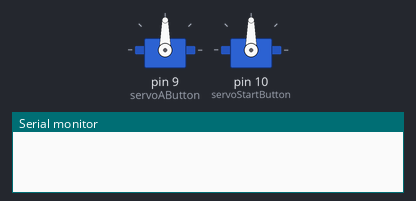
This sketch was run on a simulated Arduino Uno, built with avr-gcc and run on an emulated ATmega328P. Parts: 2 × servo, the last lines printed to the serial monitor.

Above: at 0.1 s.
At 14.9 s:
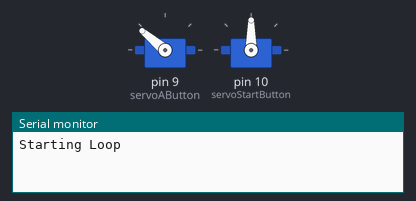
At 40.0 s:
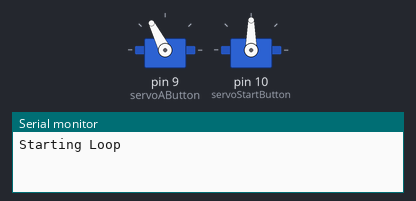
Timing chart, 0 to 40.0 s (numbered marks = the images above):
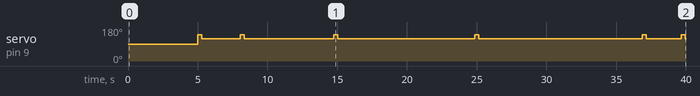

Measured:
- by itself, servo on pin 9 (servoAButton): 90° → 140° at 5.0 s, → 117° 0.30 s later, → 140° 2.8 s later, → 117° 0.30 s later, … (12 changes in this stretch)

The sketch:

Shiny_Rowlet.ino
```cpp
/*
Authors: Antonella Ruales and Joaquín Ruales

This program runs in the Arduino. It uses a servo motor to control the 3DS buttons and go through the game dialogs until the Rowlet naming screen appears. Then, it calls the host computer (which should be running the Python program) to ask it to take a screen capture with the webcam and determine if the Rowlet is shiny or not. If the Rowlet is shiny (this is a rare event), then the program stops. If the Rowlet is not shiny, then the Arduino performs a soft reset and loops back again.
*/

// include the Servo library
#include <Servo.h>

// create servo objects
Servo servoAButton;
Servo servoStartButton;

bool keepLooping = true;

void setup() {
  servoAButton.attach(9); // attaches the servo on pin 11 to the servo object
  servoStartButton.attach(10);  // attaches the servo on pin 13 to the servo object

  Serial.begin(9600); // open a serial connection to your computer
}

// Holds the A button down for the specified amount of milliseconds. pressDurationInMS should be at least 100 for best results.
void pressAButton(int pressDurationInMS) {
  servoAButton.write(140); // set servo angle
  delay(pressDurationInMS);   // wait
  servoAButton.write(117); // set servo angle
}

// Holds the Start button down for the specified amount of milliseconds. pressDurationInMS should be at least 100 for best results.
void pressStartButton(int pressDurationInMS) {
  servoStartButton.write(55); // set servo angle
  delay(pressDurationInMS);       // wait
  servoStartButton.write(73); // set servo angle
}

void loop() {
  delay(5000); // wait 5 seconds before start of program
  if (keepLooping) {
    Serial.println("Starting Loop");

    pressAButton(300); // skip title screen
    delay(2750);
    pressAButton(300); // select saved game
    delay(6400); // character walks to grass
    pressAButton(300); // skip text "Something is coming at you from the tall grass!"
    delay(9800); // Yungus appears
    pressAButton(300); // skip text "Yaaahhhh!!!"
    delay(11700); // starter Pokemons appear and defend character against Yungus. Camera moves to rowlet
    pressAButton(300); // skip text "Hooo!"
    delay(2500); // camera moves to Litten
    pressAButton(300); // skip text "Mraaarrr!"
    delay(2400); // camera moves to Poplio
    pressAButton(300); // skip text "Bwark! Bwark!"
    delay(2400); // camera moves to Yungus
    pressAButton(300); // skip text "Ya...yah..."
    delay(16900); // Yungus runs away. Camera shows professor
    Serial.println("Hey there, cousin!");
    pressAButton(300); // skip text "Hey there, cousin!"
    delay(2900);
    pressAButton(300); // skip text "Hang on, I know you... You're [Name], right?!"
    delay(700);
    pressAButton(300); // skip text "You OK? I saw you get attacked like that!"
    delay(300);
    pressAButton(300); // select option "Yeah, I got a bit of help"
    delay(2990);
    pressAButton(300); // skip text "Looks like you did! Though I sure didn't expect that, yeah..."
    delay(900);
    pressAButton(300); // skip text "I didn't think these little fellows would dash out on their own to help save a stranger!"
    delay(1090);
    pressAButton(300); // skip text "But I guess I'm getting ahead of myself"
    delay(720);
    pressAButton(300); // skip text "Welcome to Alola, the Pokemon paradise! That's what I'm supposed to be saying."
    delay(700);
    pressAButton(300); // skip text "I'm Kukui, yeah. The Pokemon Professor"
    delay(1420);
    pressAButton(300); // skip text "People and Pokemon live and work together here in Alola, too."
    delay(650);
    pressAButton(300); // skip text "Don't you ever forget..."
    delay(690);
    pressAButton(300); // skip text "You can go anywhere, yeah, as long as you got Pokemon in your corner!"
    delay(860);
    pressAButton(300); // skip text "Wild Pokemon could be lurking in the tall grass, yeah, just waiting to leap out and bite you, but"
    delay(600);
    pressAButton(300); // skip text "you'll be fine if you've got a partner of your own!"
    delay(700); // camera shows starter Pokemons
    pressAButton(300); // skip text "Hey there!"
    delay(670);
    pressAButton(300); // skip text "Here, let me introduce the Pokemon that helped you just now"
    delay(4690);
    pressAButton(300); // skip text "This is the Grass-type Pokemon Rowlet"
    delay(2590);
    Serial.println("Hoo!");
    pressAButton(300); // skip text "Hoo!"
    delay(1900);
    pressAButton(300); // skip text "And the Fire-type Pokemon Litten"
    delay(2220);
    Serial.println("Mrawr.");
    pressAButton(300); // skip text "Mrawr."
    delay(1680);
    pressAButton(300); // skip text "And the Water-type Pokemon Popplio"
    delay(2250);
    Serial.println("Bwark?");
    pressAButton(300); // skip text "Bwark?"
    delay(750);
    pressAButton(300); // skip text "Y'see, the fact of the matter is..."
    delay(690);
    pressAButton(300); // skip text "one of these Pokemon will become your first partner, woo!"
    delay(3140);
    pressAButton(300); // skip text "Heh... Maybe that's why they wanted to save you?"
    delay(800);
    pressAButton(300); // skip "Go on and choose the one you'd like to keep as your partner, cousin!"
    delay(5000); // camera moves to show 3 Pokemon
    pressAButton(300); // skip "Why don't you go ahead and choose the one you'd like to keep as your partner, cousin?"
    delay(300);
    pressAButton(300); // choose Rowlet as starter Pokemon
    delay(1320);
    pressAButton(300); // skip text "Hoo?"
    delay(1010);
    pressAButton(300); // skip text "Rowlet can fly up on its enemies real quiet like, yeah, and catch 'em by surprise"
    delay(830);
    pressAButton(300); // skip text "So, you wanna go with the Grass-type Pokemon Rowlet?"
    delay(300);
    pressAButton(300); // select "yes"
    delay(26660);
    pressAButton(300); // skip text "You chose Rowlet"
    delay(3000);

    Serial.println("Flushing leftover data");

    // flush the input buffer in case there is any leftover data
    while (Serial.available() != 0) {
      char t = Serial.read();
    }

    // Send message to Python
    Serial.println("Command: checkIfShiny");

    // Wait until we receive a message from Python
    while (Serial.available() == 0) {
      delay(200);
    }

    Serial.println("Reading response from Python");

    // Read response from Python
    char inByte = Serial.read();

    // Check if shiny
    if (inByte == 'y') {
      // it's shiny! Stop looping

      Serial.println("It's shiny!");
      keepLooping = false;
    } else {
      // not shiny. Do a soft reset and keep on looping!

      Serial.println("Not shiny. Doing soft reset");
      keepLooping = true;
      pressStartButton(300);

      // wait 10 seconds after soft reset
      delay(10000);
    }
  }
}
```
